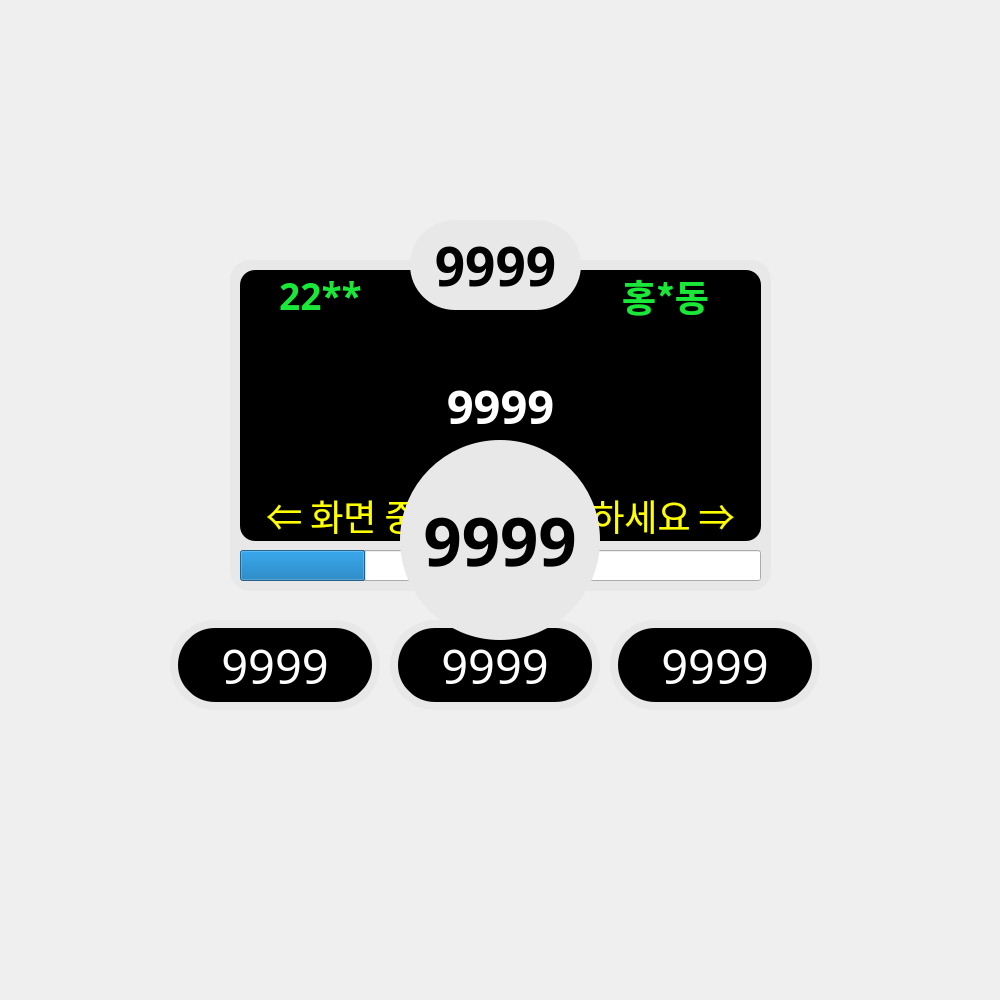
<?xml version="1.0" encoding="UTF-8"?>
<ui version="4.0">
 <class>widget</class>
 <widget class="QWidget" name="widget">
  <property name="geometry">
   <rect>
    <x>0</x>
    <y>0</y>
    <width>1000</width>
    <height>1000</height>
   </rect>
  </property>
  <property name="windowTitle">
   <string>Form</string>
  </property>
  <widget class="QWidget" name="wg_mental" native="true">
   <property name="geometry">
    <rect>
     <x>150</x>
     <y>180</y>
     <width>700</width>
     <height>560</height>
    </rect>
   </property>
   <widget class="QLabel" name="lb_m_question">
    <property name="geometry">
     <rect>
      <x>90</x>
      <y>90</y>
      <width>521</width>
      <height>271</height>
     </rect>
    </property>
    <property name="font">
     <font>
      <family>나눔스퀘어라운드 ExtraBold</family>
      <pointsize>35</pointsize>
      <bold>true</bold>
     </font>
    </property>
    <property name="styleSheet">
     <string notr="true">background-color: rgb(0, 0, 0);
border-radius: 15px;
color: rgb(255, 255, 255);</string>
    </property>
    <property name="text">
     <string>9999</string>
    </property>
    <property name="alignment">
     <set>Qt::AlignCenter</set>
    </property>
   </widget>
   <widget class="QLabel" name="lb_m_frame">
    <property name="geometry">
     <rect>
      <x>80</x>
      <y>80</y>
      <width>541</width>
      <height>331</height>
     </rect>
    </property>
    <property name="styleSheet">
     <string notr="true">background-color: rgb(232, 232, 232);
border-radius: 20px;</string>
    </property>
    <property name="text">
     <string/>
    </property>
   </widget>
   <widget class="QLabel" name="lb_m_answer3">
    <property name="geometry">
     <rect>
      <x>460</x>
      <y>440</y>
      <width>210</width>
      <height>90</height>
     </rect>
    </property>
    <property name="font">
     <font>
      <family>나눔스퀘어라운드 Bold</family>
      <pointsize>35</pointsize>
     </font>
    </property>
    <property name="styleSheet">
     <string notr="true">background-color: rgb(0, 0, 0);
border-radius: 45px;
border: 8px solid rgb(232, 232, 232);
color: rgb(255, 255, 255);</string>
    </property>
    <property name="text">
     <string>9999</string>
    </property>
    <property name="scaledContents">
     <bool>false</bool>
    </property>
    <property name="alignment">
     <set>Qt::AlignCenter</set>
    </property>
   </widget>
   <widget class="QLabel" name="lb_m_score">
    <property name="geometry">
     <rect>
      <x>260</x>
      <y>40</y>
      <width>171</width>
      <height>90</height>
     </rect>
    </property>
    <property name="font">
     <font>
      <family>나눔스퀘어라운드 ExtraBold</family>
      <pointsize>40</pointsize>
      <bold>true</bold>
     </font>
    </property>
    <property name="styleSheet">
     <string notr="true">background-color: rgb(232, 232, 232);
border-radius: 45px;</string>
    </property>
    <property name="text">
     <string>9999</string>
    </property>
    <property name="alignment">
     <set>Qt::AlignCenter</set>
    </property>
   </widget>
   <widget class="QProgressBar" name="pb_m_progressBar">
    <property name="geometry">
     <rect>
      <x>90</x>
      <y>370</y>
      <width>521</width>
      <height>31</height>
     </rect>
    </property>
    <property name="value">
     <number>24</number>
    </property>
    <property name="textVisible">
     <bool>false</bool>
    </property>
   </widget>
   <widget class="QLabel" name="lb_m_answer1">
    <property name="geometry">
     <rect>
      <x>20</x>
      <y>440</y>
      <width>210</width>
      <height>90</height>
     </rect>
    </property>
    <property name="font">
     <font>
      <family>나눔스퀘어라운드 Bold</family>
      <pointsize>35</pointsize>
     </font>
    </property>
    <property name="styleSheet">
     <string notr="true">background-color: rgb(0, 0, 0);
border-radius: 45px;
border: 8px solid rgb(232, 232, 232);
color: rgb(255, 255, 255);</string>
    </property>
    <property name="text">
     <string>9999</string>
    </property>
    <property name="scaledContents">
     <bool>false</bool>
    </property>
    <property name="alignment">
     <set>Qt::AlignCenter</set>
    </property>
   </widget>
   <widget class="QLabel" name="lb_m_answer2">
    <property name="geometry">
     <rect>
      <x>240</x>
      <y>440</y>
      <width>210</width>
      <height>90</height>
     </rect>
    </property>
    <property name="font">
     <font>
      <family>나눔스퀘어라운드 Bold</family>
      <pointsize>35</pointsize>
     </font>
    </property>
    <property name="styleSheet">
     <string notr="true">background-color: rgb(0, 0, 0);
border-radius: 45px;
border: 8px solid rgb(232, 232, 232);
color: rgb(255, 255, 255);</string>
    </property>
    <property name="text">
     <string>9999</string>
    </property>
    <property name="scaledContents">
     <bool>false</bool>
    </property>
    <property name="alignment">
     <set>Qt::AlignCenter</set>
    </property>
   </widget>
   <widget class="QLabel" name="lb_m_name">
    <property name="geometry">
     <rect>
      <x>430</x>
      <y>90</y>
      <width>171</width>
      <height>51</height>
     </rect>
    </property>
    <property name="font">
     <font>
      <family>나눔스퀘어라운드 ExtraBold</family>
      <pointsize>28</pointsize>
      <bold>true</bold>
     </font>
    </property>
    <property name="styleSheet">
     <string notr="true">background-color: rgba(232, 232, 232, 0);
color: rgb(26, 232, 57);</string>
    </property>
    <property name="text">
     <string>홍*동</string>
    </property>
    <property name="alignment">
     <set>Qt::AlignCenter</set>
    </property>
   </widget>
   <widget class="QLabel" name="lb_m_id">
    <property name="geometry">
     <rect>
      <x>90</x>
      <y>90</y>
      <width>161</width>
      <height>51</height>
     </rect>
    </property>
    <property name="font">
     <font>
      <family>나눔스퀘어라운드 ExtraBold</family>
      <pointsize>28</pointsize>
      <bold>true</bold>
     </font>
    </property>
    <property name="styleSheet">
     <string notr="true">background-color: rgba(232, 232, 232, 0);
color: rgb(26, 232, 57);</string>
    </property>
    <property name="text">
     <string>22**</string>
    </property>
    <property name="alignment">
     <set>Qt::AlignCenter</set>
    </property>
   </widget>
   <widget class="QLabel" name="lb_m_waring">
    <property name="geometry">
     <rect>
      <x>110</x>
      <y>310</y>
      <width>481</width>
      <height>51</height>
     </rect>
    </property>
    <property name="font">
     <font>
      <family>나눔스퀘어라운드 Bold</family>
      <pointsize>27</pointsize>
     </font>
    </property>
    <property name="styleSheet">
     <string notr="true">color: rgb(255, 255, 0);</string>
    </property>
    <property name="text">
     <string>⇐ 화면 중앙으로 이동하세요 ⇒</string>
    </property>
    <property name="scaledContents">
     <bool>false</bool>
    </property>
    <property name="alignment">
     <set>Qt::AlignCenter</set>
    </property>
   </widget>
   <zorder>lb_m_frame</zorder>
   <zorder>lb_m_answer3</zorder>
   <zorder>pb_m_progressBar</zorder>
   <zorder>lb_m_answer1</zorder>
   <zorder>lb_m_question</zorder>
   <zorder>lb_m_answer2</zorder>
   <zorder>lb_m_score</zorder>
   <zorder>lb_m_name</zorder>
   <zorder>lb_m_id</zorder>
   <zorder>lb_m_waring</zorder>
  </widget>
  <widget class="QLabel" name="lb_m_end_score">
   <property name="geometry">
    <rect>
     <x>400</x>
     <y>440</y>
     <width>200</width>
     <height>200</height>
    </rect>
   </property>
   <property name="font">
    <font>
     <family>나눔스퀘어라운드 ExtraBold</family>
     <pointsize>50</pointsize>
     <bold>true</bold>
    </font>
   </property>
   <property name="styleSheet">
    <string notr="true">background-color: rgb(232, 232, 232);
border-radius: 100px;</string>
   </property>
   <property name="text">
    <string>9999</string>
   </property>
   <property name="alignment">
    <set>Qt::AlignCenter</set>
   </property>
  </widget>
 </widget>
 <resources/>
 <connections/>
</ui>
